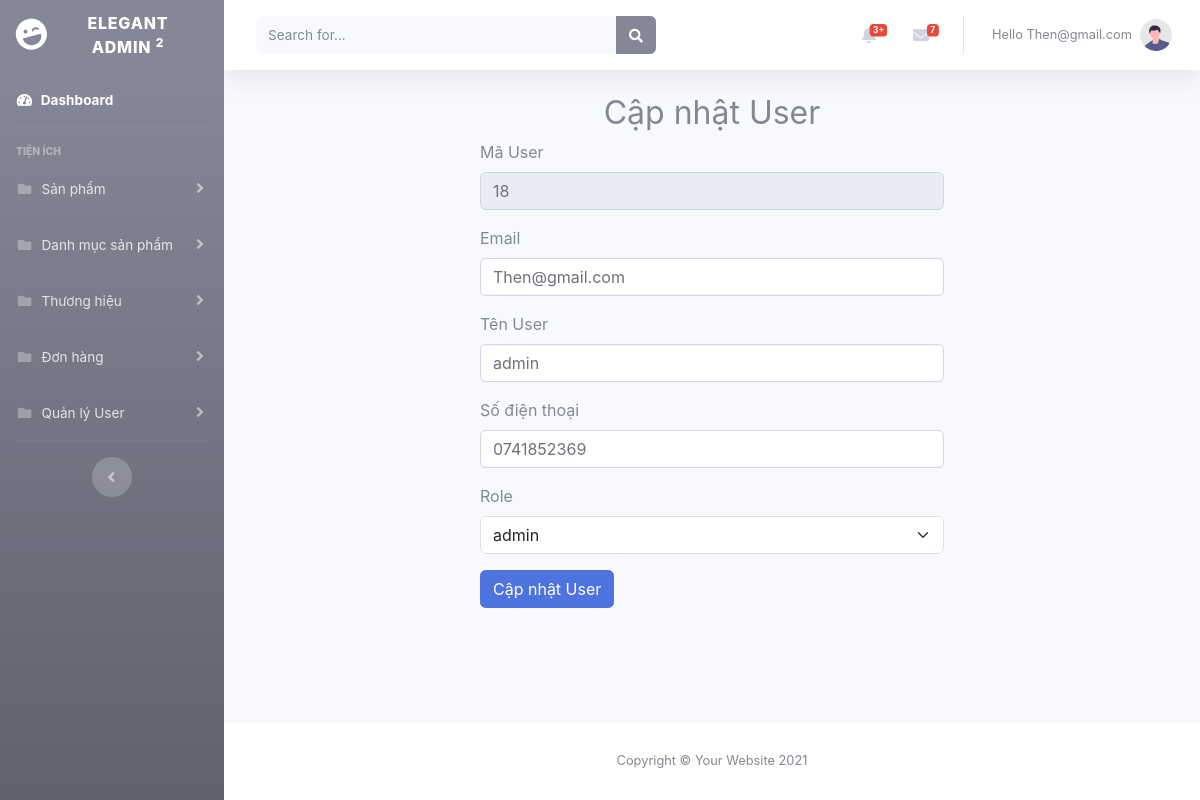
Page /admin/editUser.php?id=18 (signed in) on the committed database.
### tables this page shows
CREATE TABLE `user` (
  `id` int NOT NULL,
  `email` varchar(255) NOT NULL,
  `password` varchar(255) NOT NULL,
  `name` varchar(255) NOT NULL,
  `phone` varchar(255) NOT NULL,
  `role` varchar(255) NOT NULL
);

### class/Auth.php (called while the page is built, shortened)
<?php
class Auth {
    public static function getOneUserByID($pdo, $id) {
        $sql = "SELECT * FROM user WHERE id=:id";
        $stmt = $pdo->prepare($sql);
        $stmt->bindParam(":id", $id, PDO::PARAM_INT);
        if($stmt->execute()){
            $stmt->setFetchMode(PDO::FETCH_CLASS, "Auth");
            return $stmt->fetch();
        }
    }
}

### admin/editUser.php (the view, shortened to what this page needs)
<?php
    require_once "inc/sidebar.php";
    require_once "inc/header.php";
    require_once "../class/Auth.php";
    $conn =  new Database();
    $pdo = $conn->getConnect();
    $user = Auth::getOneUserByID($pdo, $_GET['id']);
    $name = "";
    $email = "";
    $phone = "";
    $role = "";
    $check = true;
?>
    <div class="container-fluid">
        <h2 class="text-center">Cập nhật User</h2>
            <form class="w-50 m-auto" method="post">
                <div class="mb-3">
                    <label for="name" class="form-label">Mã User</label>
                    <input class="form-control" name="id" type="id" placeholder="Email" value="<?=$user->id?>" readonly>
                </div>
                <div class="mb-3">
                    <label for="name" class="form-label">Email</label>
                    <input class="form-control" name="email" type="email" placeholder="Email" value="<?=$check?$user->email:$email?>">
                </div>
                <div class="mb-3">
                    <label for="name" class="form-label">Tên User</label>
                    <input class="form-control" name="name" type="text" placeholder="Họ tên" value="<?=$check?$user->name:$name?>">
                </div>
                <div class="mb-3">
                    <label for="name" class="form-label">Số điện thoại</label>
                    <input class="form-control" name="phone" type="text" placeholder="Số điện thoại" value="<?=$check?$user->phone:$phone?>">
                </div>
                <div class="mb-3">
                    <label for="name" class="form-label">Role</label>
                    <select name="role" class="form-select" aria-label="Default select example">
                        <option value="admin" <?= ($check?$user->role:$role) == 'admin' ? 'selected' : '' ?>>admin</option>
                    </select>
                </div>
                <button type="submit" class="btn btn-primary">Cập nhật User</button>
            </form>
    </div>
</div>
<?php
    require "inc/footer.php";
?>

### rows in the picture
user: id "18", email "Then@gmail.com", name "admin", phone "0741852369", role "admin"

### other values in the picture
$_SESSION['logged_user'] "Then@gmail.com"
